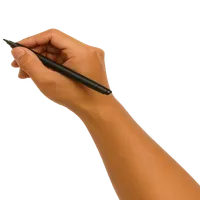
#> input picture src/whiteboard_skill/assets/hands/asian.png, 200 x 200 px
$ python -i preprocess.py   (imports and definitions only)
#> lines starting #> are read from the running program, lines starting #| are printed output that depends on the picture; after the words box and inside, x2 and y2 are one past the last pixel; in counts of white or black regions, pixels touching at a corner belong together
"""Image preprocessing and stroke extraction."""

from __future__ import annotations

import math
import re
import xml.etree.ElementTree as ET
from dataclasses import dataclass
from pathlib import Path

import numpy as np
from PIL import Image, ImageDraw


Point = tuple[float, float]
NEIGHBORS_8 = [(-1, -1), (0, -1), (1, -1), (-1, 0), (1, 0), (-1, 1), (0, 1), (1, 1)]
DEFAULT_BORDER_MARGIN_RATIO = 0.012
MIN_BORDER_MARGIN_PX = 4
STROKE_DETAIL_PRESETS = {
    "balanced": {
        "threshold": 235,
        "min_points": 8,
        "min_length": 8.0,
        "smooth_spacing": None,
        "merge_gap": None,
        "merge": True,
        "max_merge_strokes": 1000,
    },
    "rich": {
        "threshold": 235,
        "min_points": 4,
        "min_length": "rich",
        "smooth_spacing": "rich",
        "merge_gap": "rich",
        "merge": True,
        "max_merge_strokes": 3200,
    },
    "max": {
        "threshold": 248,
        "min_points": 2,
        "min_length": 3.0,
        "smooth_spacing": "max",
        "merge_gap": "max",
        "merge": False,
        "max_merge_strokes": 0,
    },
}


@dataclass
class Stroke:
    """A drawable stroke path.

    ``widths`` is an optional per-point stroke diameter in canvas pixels.
    When set, the renderer draws variable-width ink so thick doodle marks and
    solid filled blocks reconstruct instead of collapsing into thin centerlines.
    ``width`` is a scalar fallback used when every point shares one thickness.

    Example:
        >>> Stroke(points=[(0, 0), (1, 1)]).source
        'raster'
    """

    points: list[Point]
    color: tuple[int, int, int] = (64, 60, 62)
    source: str = "raster"
    # Optional pen width in canvas pixels (uniform along the stroke).
    width: float | None = None
    # Optional per-point diameters (same length as points). Preferred over width.
    widths: list[float] | None = None

    # [26 lines left out: functions mean_width, max_width, load_on_canvas, not called in this run]


def load_on_canvas_with_bounds(image_path: Path, canvas_size: tuple[int, int]) -> tuple[Image.Image, tuple[int, int, int, int]]:
    """Resize an image into a white canvas and return its placed bounds."""

    width, height = canvas_size
    src = Image.open(image_path).convert("RGBA")
    src.thumbnail((width, height), Image.Resampling.LANCZOS)
    canvas = Image.new("RGBA", (width, height), (255, 255, 255, 255))
    left, top = (width - src.width) // 2, (height - src.height) // 2
    canvas.alpha_composite(src, (left, top))
    return canvas.convert("RGB"), (left, top, left + src.width, top + src.height)


def binarize(img: np.ndarray, threshold: int = 235) -> np.ndarray:
    """Convert a grayscale image array into a boolean foreground mask.

    Example:
        >>> binarize(np.array([[255, 0]], dtype=np.uint8)).tolist()
        [[False, True]]
    """

    return img < threshold


def _border_margin_px(canvas_size: tuple[int, int], margin_px: int | None = None) -> int:
    if margin_px is not None:
        return max(0, int(margin_px))
    width, height = canvas_size
    return max(MIN_BORDER_MARGIN_PX, int(round(min(width, height) * DEFAULT_BORDER_MARGIN_RATIO)))


def _normalized_bounds(bounds: tuple[int, int, int, int], shape: tuple[int, int]) -> tuple[int, int, int, int]:
    h, w = shape
    x0, y0, x1, y1 = bounds
    return max(0, x0), max(0, y0), min(w, x1), min(h, y1)


def _clear_frame_band(mask: np.ndarray, bounds: tuple[int, int, int, int], margin_px: int) -> None:
    x0, y0, x1, y1 = _normalized_bounds(bounds, mask.shape)
    if x1 <= x0 or y1 <= y0:
        return
    margin = min(margin_px, max(1, (x1 - x0) // 4), max(1, (y1 - y0) // 4))
    if margin <= 0:
        return

    mask[y0 : min(y1, y0 + margin), x0:x1] = False
    mask[max(y0, y1 - margin) : y1, x0:x1] = False
    mask[y0:y1, x0 : min(x1, x0 + margin)] = False
    mask[y0:y1, max(x0, x1 - margin) : x1] = False

    search = max(margin * 3, 16)
    pad = max(1, margin // 2)
    density_threshold = 0.75

    def clear_rows(row_indices: np.ndarray) -> None:
        for row in row_indices:
            mask[max(y0, row - pad) : min(y1, row + pad + 1), x0:x1] = False

    def clear_cols(col_indices: np.ndarray) -> None:
        for col in col_indices:
            mask[y0:y1, max(x0, col - pad) : min(x1, col + pad + 1)] = False

    top_end = min(y1, y0 + search)
    if top_end > y0 and x1 > x0:
        rows = np.where(mask[y0:top_end, x0:x1].mean(axis=1) >= density_threshold)[0] + y0
        clear_rows(rows)
    bottom_start = max(y0, y1 - search)
    if y1 > bottom_start and x1 > x0:
        rows = np.where(mask[bottom_start:y1, x0:x1].mean(axis=1) >= density_threshold)[0] + bottom_start
        clear_rows(rows)
    left_end = min(x1, x0 + search)
    if left_end > x0 and y1 > y0:
        cols = np.where(mask[y0:y1, x0:left_end].mean(axis=0) >= density_threshold)[0] + x0
        clear_cols(cols)
    right_start = max(x0, x1 - search)
    if x1 > right_start and y1 > y0:
        cols = np.where(mask[y0:y1, right_start:x1].mean(axis=0) >= density_threshold)[0] + right_start
        clear_cols(cols)


def suppress_canvas_border(
    mask: np.ndarray,
    bounds: tuple[int, int, int, int] | None = None,
    margin_px: int | None = None,
) -> np.ndarray:
    """Remove frame-like lines hugging the canvas or placed-image edges."""

    cleaned = mask.copy()
    if cleaned.size == 0:
        return cleaned
    h, w = cleaned.shape
    margin = _border_margin_px((w, h), margin_px)
    _clear_frame_band(cleaned, (0, 0, w, h), margin)
    if bounds is not None:
        _clear_frame_band(cleaned, bounds, margin)
    return cleaned


def quality_check(png_path: Path, canvas_size: tuple[int, int] = (1024, 1024), threshold: int = 235) -> float:
    """Return foreground pixel ratio for a candidate line-art image.

    Example:
        >>> 0 <= quality_check(Path("missing.png")) <= 1  # doctest: +IGNORE_EXCEPTION_DETAIL
        Traceback (most recent call last):
        ...
    """

    source, bounds = load_on_canvas_with_bounds(png_path, canvas_size)
#> in load_on_canvas_with_bounds, src is the input picture: PIL image 200x200 RGBA; mean R, G, B, A 66.6, 44.2, 27.3, 76.7
#> in load_on_canvas_with_bounds, `canvas = Image.new("RGBA", (width, height), (255, 255, 255, 255))`: canvas: PIL image 1024x1024 RGBA; every value is 255
#> in load_on_canvas_with_bounds, `canvas.alpha_composite(src, (left, top))`:
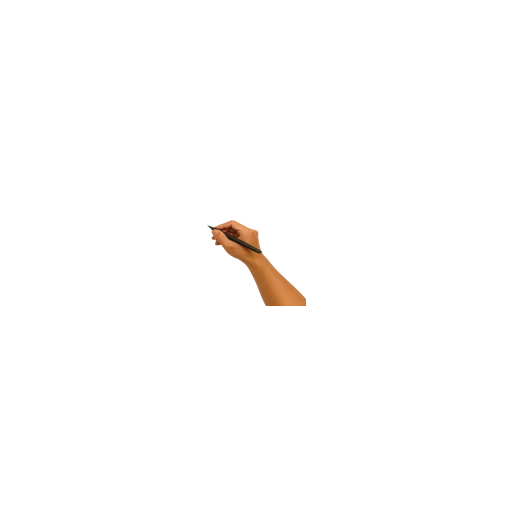
#> canvas: PIL image 1024x1024 RGBA (shown at 1/2 size); mean R, G, B, A 254.1, 253.3, 252.8, 255
#> bounds = (412, 412, 612, 612)
    mask = suppress_canvas_border(binarize(np.asarray(source.convert("L")), threshold), bounds=bounds)
#> in binarize, `return img < threshold`:
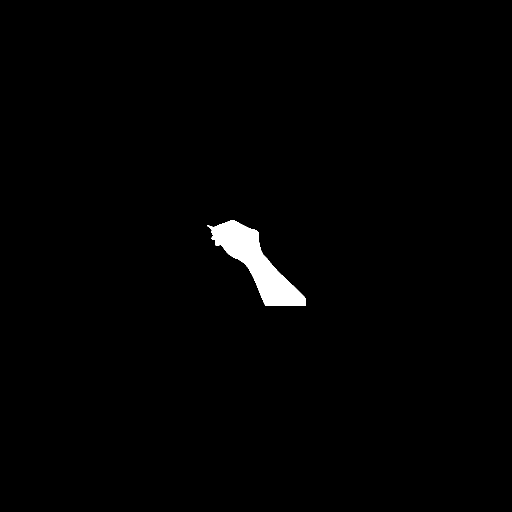
#> returned value: shape (1024, 1024) bool (shown at 1/2 size); 1.2% white; 1 white region, box (x1, y1, x2, y2) and area: (415, 440, 612, 612) 12265
#> in _clear_frame_band, `rows = np.where(mask[y0:top_end, x0:x1].mean(axis=1) >= density_thresh..`: rows = empty array
#> call 2 of _clear_frame_band, with bounds = (412, 412, 612, 612), margin_px = 12
#> in _clear_frame_band (call 2), `x0, y0, x1, y1 = _normalized_bounds(bounds, mask.shape)`: x0 = 412; x1 = 612
#> in _clear_frame_band (call 2), `mask[max(y0, y1 - margin) : y1, x0:x1] = False`:
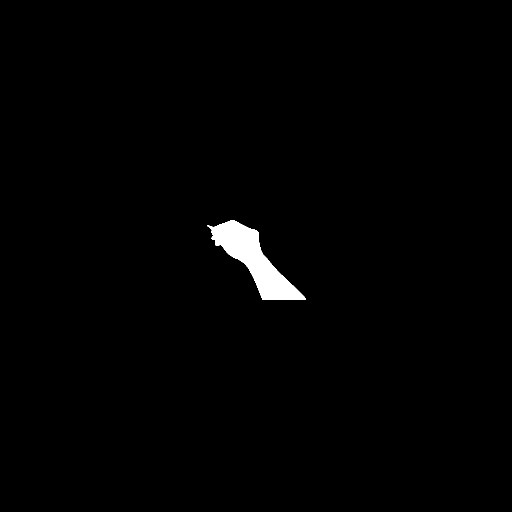
#> mask: shape (1024, 1024) bool (shown at 1/2 size); 1.1% white; 1 white region, box (x1, y1, x2, y2) and area: (415, 440, 612, 600) 11258
#> in _clear_frame_band (call 2), `mask[y0:y1, x0 : min(x1, x0 + margin)] = False`: mask: shape (1024, 1024) bool; 1.1% white; 1 white region, box (x1, y1, x2, y2) and area: (424, 440, 612, 600) 11207
#> in _clear_frame_band (call 2), `mask[y0:y1, max(x0, x1 - margin) : x1] = False`: mask: shape (1024, 1024) bool; 1.1% white; 1 white region, box (x1, y1, x2, y2) and area: (424, 440, 600, 600) 11095
#> in _clear_frame_band (call 2), `top_end = min(y1, y0 + search)`: top_end = 448
#> in _clear_frame_band (call 2), `bottom_start = max(y0, y1 - search)`: bottom_start = 576
#> in _clear_frame_band (call 2), `left_end = min(x1, x0 + search)`: left_end = 448
#> in _clear_frame_band (call 2), `right_start = max(x0, x1 - search)`: right_start = 576
    return float(np.mean(mask))


# [185 lines left out: functions zhang_suen_skeleton, _dilate_mask, _erode_mask, ink_radius_at, _widths_for_path, _widths_for_path_from_dist and 2 more, not called in this run]


def _edge_key(a: tuple[int, int], b: tuple[int, int]) -> tuple[tuple[int, int], tuple[int, int]]:
    return (a, b) if a <= b else (b, a)


# [364 lines left out: functions _choose_next, trace_8connected, _freehand_fill_points, _freehand_widths, _freehand_scribble_strokes, _hatch_fill_strokes, not called in this run]


def _stroke_length(points: list[Point]) -> float:
    return sum(math.hypot(b[0] - a[0], b[1] - a[1]) for a, b in zip(points, points[1:]))


def _point_distance(a: Point, b: Point) -> float:
    return math.hypot(b[0] - a[0], b[1] - a[1])


# [5 lines left out: function _unit_vector, not called in this run]


def _dot(a: Point, b: Point) -> float:
    return a[0] * b[0] + a[1] * b[1]


# [386 lines left out: functions _is_frame_stroke, filter_canvas_border_strokes, _merge_candidate, merge_nearby_strokes, stitch_touching_strokes, _resample_points and 4 more, not called in this run]


def _stroke_center(points: list[Point]) -> Point:
    x0, y0, x1, y1 = _stroke_bounds(points)
    return ((x0 + x1) / 2.0, (y0 + y1) / 2.0)


# [84 lines left out: functions _canvas_from_strokes, _order_strokes_internal, _is_fill_stroke, not called in this run]


def _stroke_bbox_center(stroke: Stroke) -> Point:
    return _stroke_center(stroke.points)


# [602 lines left out: functions _region_order_strokes, order_strokes, _detail_preset, _distance_transform, _stroke_widths_from_distance, _ink_brush_fill_strokes and 9 more, not called in this run]


def _sample_ellipse(cx: float, cy: float, rx: float, ry: float, steps: int = 80) -> list[Point]:
    return [(cx + math.cos(2 * math.pi * i / steps) * rx, cy + math.sin(2 * math.pi * i / steps) * ry) for i in range(steps + 1)]


# [53 lines left out: function svg_to_strokes, not called in this run]

>>> result = quality_check('assets/hands/asian.png')
#> result = 0.0106

$ run again, on src/whiteboard_skill/assets/hands/black.png
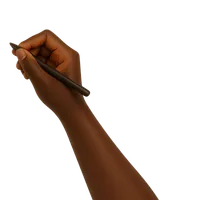
#> input picture src/whiteboard_skill/assets/hands/black.png, 200 x 200 px
#> in load_on_canvas_with_bounds, src is the input picture: PIL image 200x200 RGBA; mean R, G, B, A 25.5, 15.4, 9.2, 53.9
#> bounds = (412, 412, 612, 612)
#> in binarize, `return img < threshold`:
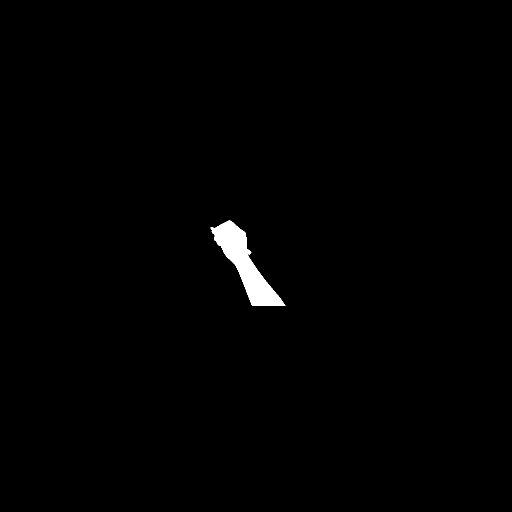
#> returned value: shape (1024, 1024) bool (shown at 1/2 size); 0.82% white; 1 white region, box (x1, y1, x2, y2) and area: (421, 441, 571, 612) 8648
#> rows = empty array
#> in _clear_frame_band (call 2), `x0, y0, x1, y1 = _normalized_bounds(bounds, mask.shape)`: x0 = 412; x1 = 612
#> in _clear_frame_band (call 2), `mask[max(y0, y1 - margin) : y1, x0:x1] = False`:
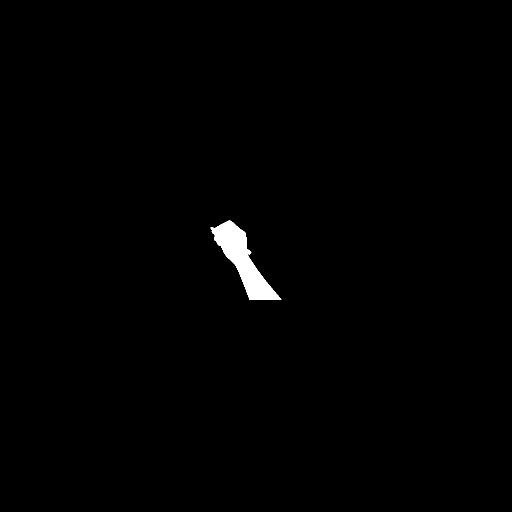
#> mask: shape (1024, 1024) bool (shown at 1/2 size); 0.75% white; 1 white region, box (x1, y1, x2, y2) and area: (421, 441, 563, 600) 7862
#> top_end = 448
#> bottom_start = 576
#> left_end = 448
#> right_start = 576
#> result = 0.00749

$ run again, on src/whiteboard_skill/assets/hands/children.png
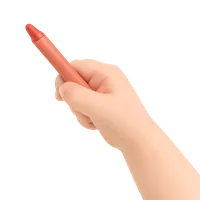
#> input picture src/whiteboard_skill/assets/hands/children.png, 200 x 200 px
#> in load_on_canvas_with_bounds, src is the input picture: PIL image 200x200 RGBA; mean R, G, B, A 78.6, 62.4, 54.1, 64.6
#> bounds = (412, 412, 612, 612)
#> in binarize, `return img < threshold`:
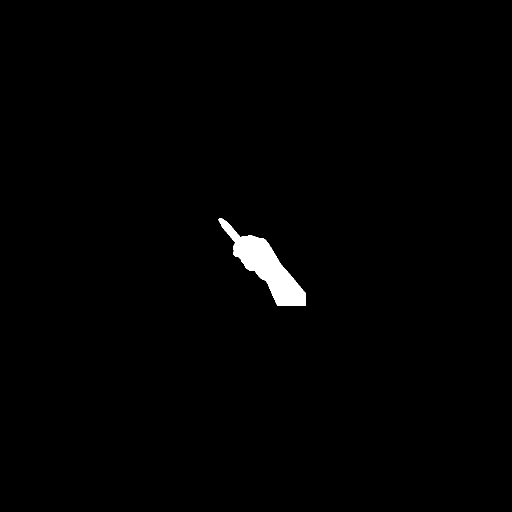
#> returned value: shape (1024, 1024) bool (shown at 1/2 size); 0.97% white; 1 white region, box (x1, y1, x2, y2) and area: (437, 436, 612, 612) 10207
#> rows = empty array
#> in _clear_frame_band (call 2), `x0, y0, x1, y1 = _normalized_bounds(bounds, mask.shape)`: x0 = 412; x1 = 612
#> in _clear_frame_band (call 2), `mask[max(y0, y1 - margin) : y1, x0:x1] = False`:
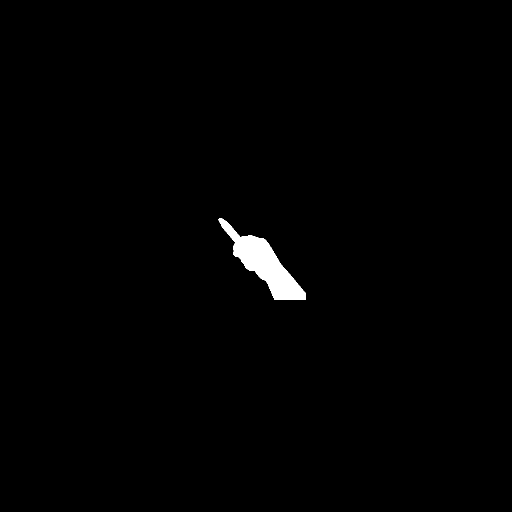
#> mask: shape (1024, 1024) bool (shown at 1/2 size); 0.9% white; 1 white region, box (x1, y1, x2, y2) and area: (437, 436, 612, 600) 9489
#> top_end = 448
#> bottom_start = 576
#> left_end = 448
#> right_start = 576
#> result = 0.00882
